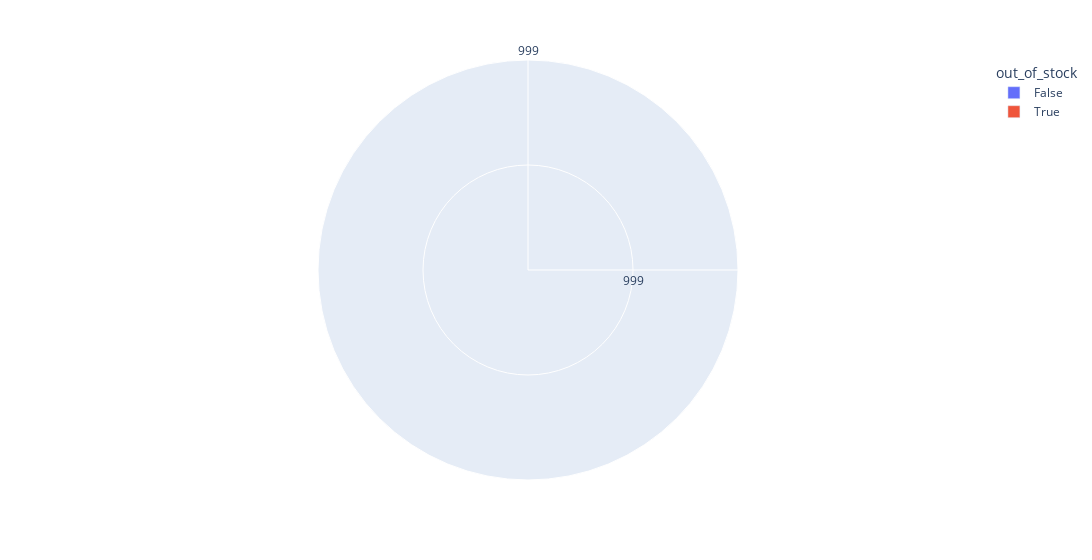

Notebook code cell kept with this figure:
### Code cell
px.bar_polar(high_selling_price_df.head(25),r='selling_price',theta='selling_price',color='out_of_stock',width=1300)

### Figure 1 — Plotly figure (JSON) as saved in the notebook; plotly's stock layout.template omitted (floating-point values rounded to 4 significant figures)
{"data": [{"hovertemplate": "out_of_stock=False<br>selling_price=%{theta}<extra></extra>", "legendgroup": "False", "marker": {"color": "#636efa", "pattern": {"shape": ""}}, "name": "False", "r": ["999", "999", "999", "999", "999", "999", "999", "999", "999", "999", "999", "999", "999", "999", "999", "999", "999", "999", "999", "999", "999", "999", "999", "999"], "showlegend": true, "subplot": "polar", "theta": ["999", "999", "999", "999", "999", "999", "999", "999", "999", "999", "999", "999", "999", "999", "999", "999", "999", "999", "999", "999", "999", "999", "999", "999"], "type": "barpolar"}, {"hovertemplate": "out_of_stock=True<br>selling_price=%{theta}<extra></extra>", "legendgroup": "True", "marker": {"color": "#EF553B", "pattern": {"shape": ""}}, "name": "True", "r": ["999"], "showlegend": true, "subplot": "polar", "theta": ["999"], "type": "barpolar"}], "layout": {"barmode": "relative", "legend": {"title": {"text": "out_of_stock"}, "tracegroupgap": 0}, "margin": {"t": 60}, "polar": {"angularaxis": {"direction": "clockwise", "rotation": 90}, "domain": {"x": [0, 1], "y": [0, 1]}}, "width": 1300}}
